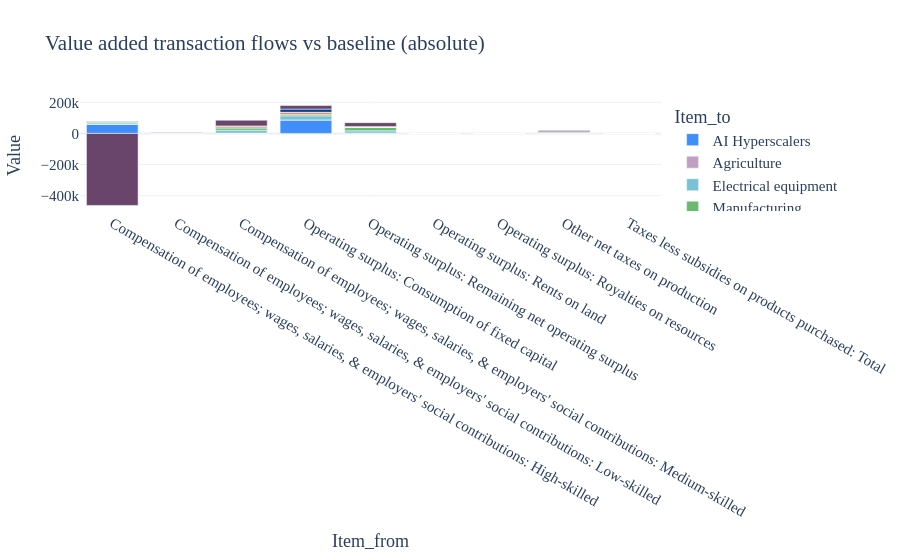

Notebook code cell kept with this figure:
### Code cell
fig = db_ex.plot(
    matrix="V",
    scenarios=["ai_substitution"],
    base_scenario="baseline",
    difference="absolute",
    path=False
)
fig

### Figure 1 — Plotly figure (JSON) as saved in the notebook; plotly's stock layout.template omitted (floating-point values rounded to 4 significant figures)
{"data": [{"hovertemplate": "Item_to=AI Hyperscalers<br>Item_from=%{x}<br>Value=%{y}<extra></extra>", "legendgroup": "AI Hyperscalers", "marker": {"color": "#3F8EFC", "pattern": {"shape": ""}}, "name": "AI Hyperscalers", "orientation": "v", "showlegend": true, "textposition": "auto", "type": "bar", "x": ["Compensation of employees; wages, salaries, & employers' social contributions: High-skilled", "Compensation of employees; wages, salaries, & employers' social contributions: Low-skilled", "Compensation of employees; wages, salaries, & employers' social contributions: Medium-skilled", "Operating surplus: Consumption of fixed capital", "Operating surplus: Remaining net operating surplus", "Operating surplus: Rents on land", "Operating surplus: Royalties on resources", "Other net taxes on production", "Taxes less subsidies on products purchased: Total"], "xaxis": "x", "y": [57370.0, 0.0, 0.0, 86060.0, 0.0, 0.0, 0.0, 0.0, 0.0], "yaxis": "y"}, {"hovertemplate": "Item_to=Agriculture<br>Item_from=%{x}<br>Value=%{y}<extra></extra>", "legendgroup": "Agriculture", "marker": {"color": "#BF9FC2", "pattern": {"shape": ""}}, "name": "Agriculture", "orientation": "v", "showlegend": true, "textposition": "auto", "type": "bar", "x": ["Compensation of employees; wages, salaries, & employers' social contributions: High-skilled", "Compensation of employees; wages, salaries, & employers' social contributions: Low-skilled", "Compensation of employees; wages, salaries, & employers' social contributions: Medium-skilled", "Operating surplus: Consumption of fixed capital", "Operating surplus: Remaining net operating surplus", "Operating surplus: Rents on land", "Operating surplus: Royalties on resources", "Other net taxes on production", "Taxes less subsidies on products purchased: Total"], "xaxis": "x", "y": [284.8, 237.4, 1871.0, 584.9, 1589.0, 0.0, 0.0, -25.15, 3.453e-06], "yaxis": "y"}, {"hovertemplate": "Item_to=Electrical equipment<br>Item_from=%{x}<br>Value=%{y}<extra></extra>", "legendgroup": "Electrical equipment", "marker": {"color": "#79C2D6", "pattern": {"shape": ""}}, "name": "Electrical equipment", "orientation": "v", "showlegend": true, "textposition": "auto", "type": "bar", "x": ["Compensation of employees; wages, salaries, & employers' social contributions: High-skilled", "Compensation of employees; wages, salaries, & employers' social contributions: Low-skilled", "Compensation of employees; wages, salaries, & employers' social contributions: Medium-skilled", "Operating surplus: Consumption of fixed capital", "Operating surplus: Remaining net operating surplus", "Operating surplus: Rents on land", "Operating surplus: Royalties on resources", "Other net taxes on production", "Taxes less subsidies on products purchased: Total"], "xaxis": "x", "y": [9045.0, 2216.0, 18270.0, 26430.0, 14850.0, 0.0, 0.0, 621.6, 7.037e-12], "yaxis": "y"}, {"hovertemplate": "Item_to=Manufacturing<br>Item_from=%{x}<br>Value=%{y}<extra></extra>", "legendgroup": "Manufacturing", "marker": {"color": "#67BA6F", "pattern": {"shape": ""}}, "name": "Manufacturing", "orientation": "v", "showlegend": true, "textposition": "auto", "type": "bar", "x": ["Compensation of employees; wages, salaries, & employers' social contributions: High-skilled", "Compensation of employees; wages, salaries, & employers' social contributions: Low-skilled", "Compensation of employees; wages, salaries, & employers' social contributions: Medium-skilled", "Operating surplus: Consumption of fixed capital", "Operating surplus: Remaining net operating surplus", "Operating surplus: Rents on land", "Operating surplus: Royalties on resources", "Other net taxes on production", "Taxes less subsidies on products purchased: Total"], "xaxis": "x", "y": [5774.0, 2206.0, 14230.0, 8563.0, 21180.0, 0.0, 0.0, 2856.0, 1.458e-05], "yaxis": "y"}, {"hovertemplate": "Item_to=Non-renewable electricity<br>Item_from=%{x}<br>Value=%{y}<extra></extra>", "legendgroup": "Non-renewable electricity", "marker": {"color": "#D96940", "pattern": {"shape": ""}}, "name": "Non-renewable electricity", "orientation": "v", "showlegend": true, "textposition": "auto", "type": "bar", "x": ["Compensation of employees; wages, salaries, & employers' social contributions: High-skilled", "Compensation of employees; wages, salaries, & employers' social contributions: Low-skilled", "Compensation of employees; wages, salaries, & employers' social contributions: Medium-skilled", "Operating surplus: Consumption of fixed capital", "Operating surplus: Remaining net operating surplus", "Operating surplus: Rents on land", "Operating surplus: Royalties on resources", "Other net taxes on production", "Taxes less subsidies on products purchased: Total"], "xaxis": "x", "y": [4930.0, 256.9, 7609.0, 11040.0, 1965.0, 0.0, 0.0, 4042.0, 1.332e-06], "yaxis": "y"}, {"hovertemplate": "Item_to=Rare materials<br>Item_from=%{x}<br>Value=%{y}<extra></extra>", "legendgroup": "Rare materials", "marker": {"color": "#F8D35E", "pattern": {"shape": ""}}, "name": "Rare materials", "orientation": "v", "showlegend": true, "textposition": "auto", "type": "bar", "x": ["Compensation of employees; wages, salaries, & employers' social contributions: High-skilled", "Compensation of employees; wages, salaries, & employers' social contributions: Low-skilled", "Compensation of employees; wages, salaries, & employers' social contributions: Medium-skilled", "Operating surplus: Consumption of fixed capital", "Operating surplus: Remaining net operating surplus", "Operating surplus: Rents on land", "Operating surplus: Royalties on resources", "Other net taxes on production", "Taxes less subsidies on products purchased: Total"], "xaxis": "x", "y": [618.9, 319.9, 2368.0, 2778.0, 2224.0, 0.0, 0.0, 324.1, 8.921e-05], "yaxis": "y"}, {"hovertemplate": "Item_to=Renewable electricity<br>Item_from=%{x}<br>Value=%{y}<extra></extra>", "legendgroup": "Renewable electricity", "marker": {"color": "#02429B", "pattern": {"shape": ""}}, "name": "Renewable electricity", "orientation": "v", "showlegend": true, "textposition": "auto", "type": "bar", "x": ["Compensation of employees; wages, salaries, & employers' social contributions: High-skilled", "Compensation of employees; wages, salaries, & employers' social contributions: Low-skilled", "Compensation of employees; wages, salaries, & employers' social contributions: Medium-skilled", "Operating surplus: Consumption of fixed capital", "Operating surplus: Remaining net operating surplus", "Operating surplus: Rents on land", "Operating surplus: Royalties on resources", "Other net taxes on production", "Taxes less subsidies on products purchased: Total"], "xaxis": "x", "y": [2409.0, 123.0, 3716.0, 20640.0, 2764.0, 0.0, 0.0, 3549.0, 1.597e-07], "yaxis": "y"}, {"hovertemplate": "Item_to=Services<br>Item_from=%{x}<br>Value=%{y}<extra></extra>", "legendgroup": "Services", "marker": {"color": "#69456C", "pattern": {"shape": ""}}, "name": "Services", "orientation": "v", "showlegend": true, "textposition": "auto", "type": "bar", "x": ["Compensation of employees; wages, salaries, & employers' social contributions: High-skilled", "Compensation of employees; wages, salaries, & employers' social contributions: Low-skilled", "Compensation of employees; wages, salaries, & employers' social contributions: Medium-skilled", "Operating surplus: Consumption of fixed capital", "Operating surplus: Remaining net operating surplus", "Operating surplus: Rents on land", "Operating surplus: Royalties on resources", "Other net taxes on production", "Taxes less subsidies on products purchased: Total"], "xaxis": "x", "y": [-462800.0, 3346.0, 36670.0, 22780.0, 24400.0, 0.0, 0.0, 7087.0, 7.269e-06], "yaxis": "y"}], "layout": {"barmode": "relative", "font": {"family": "Verdana", "size": 15}, "legend": {"title": {"text": "Item_to"}, "tracegroupgap": 0}, "title": {"text": "Value added transaction flows vs baseline (absolute)"}, "xaxis": {"anchor": "y", "domain": [0, 1], "title": {"text": "Item_from"}}, "yaxis": {"anchor": "x", "domain": [0, 1], "title": {"text": "Value"}}}}
